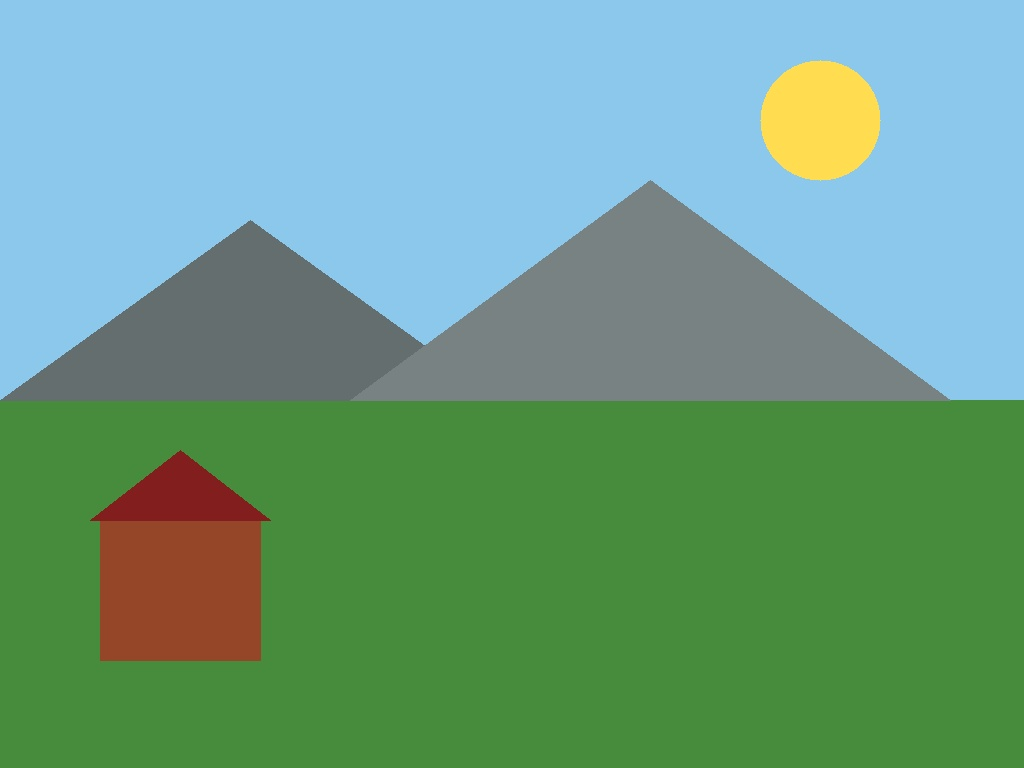
#> input picture day03/images/06_landscape.jpg, 1024 x 768 px
$ python step9.py
#> lines starting #> are read from the running program, lines starting #| are printed output that depends on the picture
import cv2

class Box:
    def __init__(self, x, y, w, h):
        self.x = x
        self.y = y
        self.w = w
        self.h = h

    def area(self):
        return self.w * self.h

    def crop(self, img):
        return img[self.y:self.y + self.h, self.x:self.x + self.w]

    # def __repr__(self):
    #     return f"Box(x={self.x}, y={self.y}, w={self.w}, h={self.h})"


img = cv2.imread("images/06_landscape.jpg")
#> img is the input picture: shape (768, 1024, 3); mean B, G, R 133.4, 158, 107.6

a = Box(40, 60, 120, 80)
b = Box(0, 0, 50, 50)

print(a)
print("area of a:", a.area())
print("crop shape:", a.crop(img).shape)
#> in crop, `return img[self.y:self.y + self.h, self.x:self.x + self.w]`:
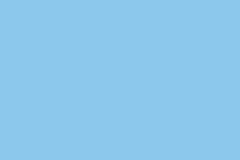
#> returned value: shape (80, 120, 3) (shown 2 times larger); mean of channels 0, 1, 2 236, 200, 140; drawn as B, G, R
#| crop shape: (80, 120, 3)
print(b, "area:", b.area())

a.w = 200
print(a, "area:", a.area(), "crop shape:", a.crop(img).shape)
#> in crop (call 2), `return img[self.y:self.y + self.h, self.x:self.x + self.w]`:
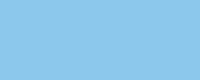
#> returned value: shape (80, 200, 3); mean of channels 0, 1, 2 236, 200, 140; drawn as B, G, R
#> (printed output is left out)
print("b.x =", b.x, " a.x =", a.x)
